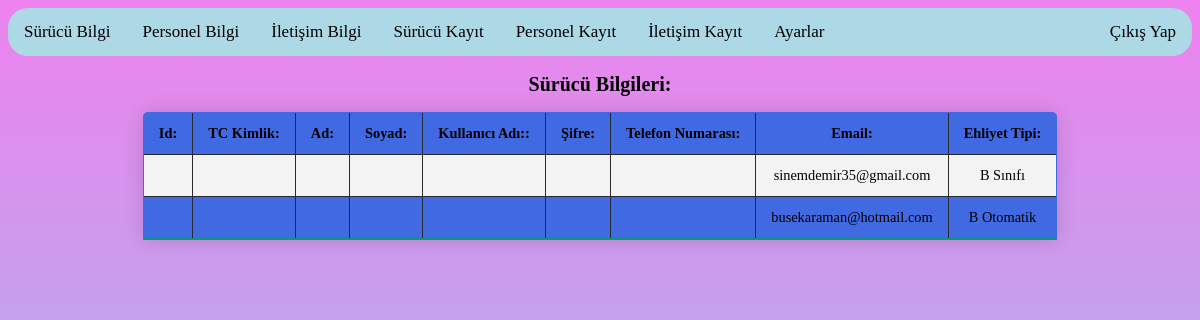
/admingiris.php, run on the app's committed database.
### tables this page shows
CREATE TABLE `uyeler` (
  `id` int(11) NOT NULL,
  `tc_kimlik` varchar(20) NOT NULL,
  `ad` varchar(25) DEFAULT NULL,
  `soyad` varchar(50) DEFAULT NULL,
  `telefon` varchar(20) NOT NULL,
  `ehliyet_tipi` varchar(20) NOT NULL,
  `email` varchar(40) DEFAULT NULL
);

### admingiris.php (the view, shortened to what this page needs)
<html>
<head>
</head>
<body>
<div class="gezinticbk">
    <a href="index.php" style="float:right;">Çıkış Yap</a>
    <a href="admingiris.php">Sürücü Bilgi</a>
    <a href="personel.php">Personel Bilgi</a>
    <a href = "iletisimbilgi.php">İletişim Bilgi</a>
    <a href="kayit.php">Sürücü Kayıt</a>
    <a href="personelkayit.php">Personel Kayıt</a>
    <a href = "iletisimkayit.php">İletişim Kayıt</a>
    <a href="ayarlar.php">Ayarlar</a>
</div>
<h2>Sürücü Bilgileri:</h2>
<table class="bilgitablo" border align="center" BGCOLOR="royalblue">
    <tr>
        <th>Id:</th>
        <th>TC Kimlik:</th>
        <th>Ad:</th>
        <th>Soyad:</th>
        <th>Kullanıcı Adı::</th>
        <th>Şifre:</th>
        <th>Telefon Numarası:</th>
        <th>Email:</th>
        <th>Ehliyet Tipi:</th>
    </tr>
    <?php
    $baglanti = mysqli_connect("localhost","root","","sk");
    $sql="SELECT * FROM uyeler";
    $sonuc = $baglanti->query($sql);
    while ($raw = $sonuc->fetch_assoc()) {
    ?>
    <tr>
        <td><?php echo $raw['uye_id'] ?></td>
        <td><?php echo $raw['uye_tc'] ?></td>
        <td><?php echo $raw['uye_ad'] ?></td>
        <td><?php echo $raw['uye_soyad'] ?></td>
        <td><?php echo $raw['uye_kullaniciad'] ?></td>
        <td><?php echo $raw['uye_sifre'] ?></td>
        <td><?php echo $raw['uyetelno'] ?></td>
        <td><?php echo $raw['email'] ?></td>
        <td><?php echo $raw['ehliyet_tipi'] ?></td>
    </tr>
    <?php
    }
        ?>
</body>
</html>

### admingiris.php (style rules this page uses)
.gezinticbk { border-radius: 20px 20px 20px 20px; background-color: lightblue; overflow: hidden; }
.gezinticbk a { font-family: YU GOTHIC; font-weight:400; float: left; color: black; text-align: center; padding: 14px 16px; text-decoration: none; font-size: 17px; }
body { background: linear-gradient(violet,skyblue); }
.bilgitablo { border-collapse: collapse; font-size: 0.9em; border-radius: 5px 5px 0 0; overflow: hidden; box-shadow: 0 0 20px rgba(0, 0, 0, 0.15); }
.bilgitablo th, .bilgitablo td { padding: 12px 15px; }
.bilgitablo tbody tr { border-bottom: 1px solid #dddddd; }
.bilgitablo tbody tr:nth-of-type(even) { background-color: #f3f3f3; }
.bilgitablo tbody tr:last-of-type { border-bottom: 2px solid #009879; }
h2 { text-align:center; font-family: Bahnschrift; font-size:20px; }
table,td { text-align:center; border:1px solid #282830; }

### data on the page
uyeler: email "sinemdemir35@gmail.com", ehliyet_tipi "B Sınıfı"
uyeler: email "busekaraman@hotmail.com", ehliyet_tipi "B Otomatik"
